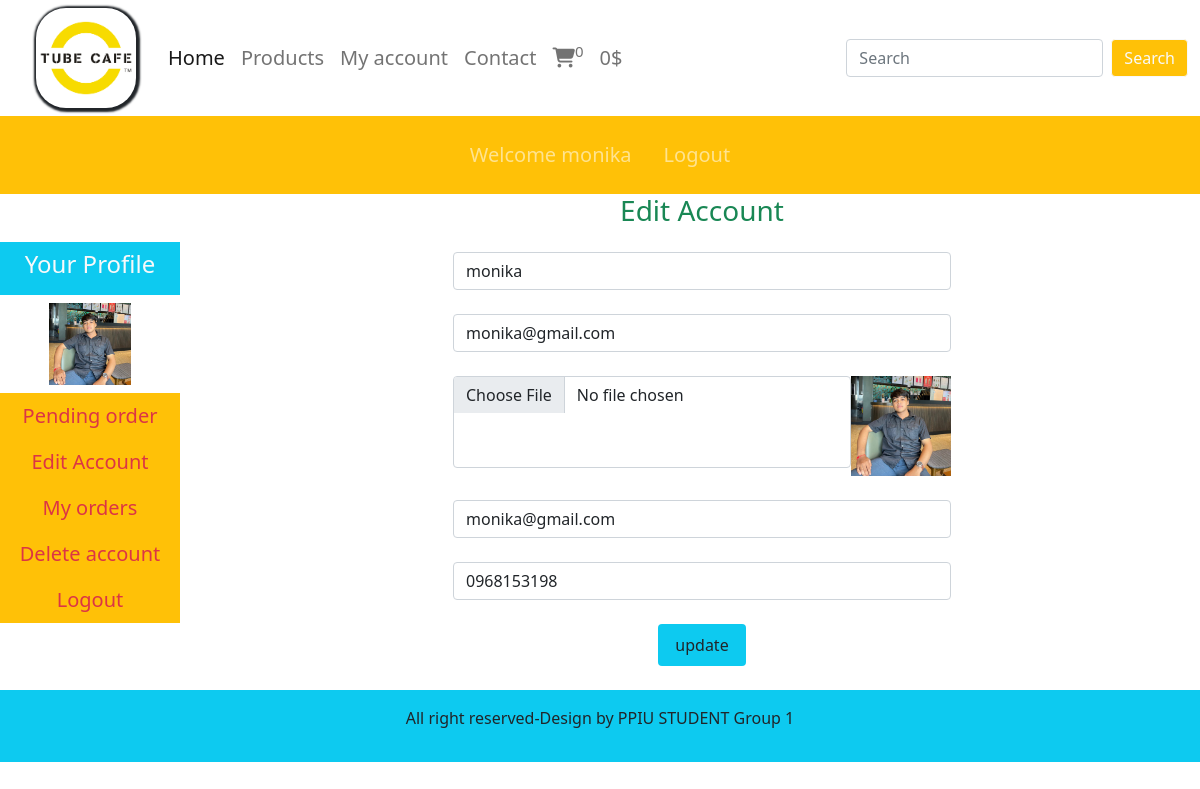
The page /user_area/profile.php?edit_account (signed in) on the database its author committed.
### tables this page shows
CREATE TABLE `user_table` (
  `user_id` int(11) NOT NULL,
  `user_name` varchar(100) NOT NULL,
  `user_email` varchar(100) NOT NULL,
  `user_password` varchar(255) NOT NULL,
  `user_image` varchar(255) NOT NULL,
  `user_ip` varchar(100) NOT NULL,
  `user_address` varchar(100) NOT NULL,
  `user_mobile` varchar(20) NOT NULL
);

### user_area/edit_account.php (the view, shortened to what this page needs)
<?php
   if(isset($_GET['edit_account'])){
    $user_session_name=$_SESSION['user_name'];
    $select_query="select * from `user_table` where user_name='$user_session_name'";
    $result_query=mysqli_query($con,$select_query);
    $row_fetch=mysqli_fetch_assoc($result_query);
    $user_name=$row_fetch['user_name'];
    $user_email=$row_fetch['user_email'];
    $user_address=$row_fetch['user_address'];
    $user_mobile=$row_fetch['user_mobile'];
   }
?>
<!DOCTYPE html>
<html lang="en">
<head>
</head>
<body>
   <h3 class="text-center text-success mb-4">Edit Account</h3>
   <form action="" method="post" enctype="multipart/form-data" class="text-center">
        <div class="form-outline mb-4 ">
            <input type="text" class="form-control w-50 m-auto mb-2" name="user_username" value="<?php echo $user_name ?>">
        </div>
        <div class="form-outline mb-4">
            <input type="email" class="form-control w-50 m-auto mb-2" name="user_email"  value="<?php echo $user_email ?>">
        </div>
        <div class="form-outline mb-4 d-flex  w-50 m-auto">
            <input type="file" class="form-control mb-2" name="user_image">
            <img src="./user_images/<?php echo $image ?>" alt="" width="100px" height="100px">
        </div>
        <div class="form-outline mb-4">
            <input type="text" class="form-control w-50 m-auto mb-2" name="user_address"  value="<?php echo $user_address ?>">
        </div>
        <div class="form-outline mb-4">
            <input type="text" class="form-control w-50 m-auto mb-2" name="user_mobile"  value="<?php echo $user_mobile ?>">
        </div>
        <input type="submit" class="btn bg-info py-2 px-3" value="update" name="user_update">
   </form>
</body>
</html>

### user_area/profile.php (shortened to what this page needs)
<?php
include('../function/common_function.php');
?>
<!DOCTYPE html>
<html lang="en">
<head>
    <link href="https://cdn.jsdelivr.net/npm/bootstrap@5.1.3/dist/css/bootstrap.min.css" rel="stylesheet">
    <link rel="stylesheet" href="https://cdnjs.cloudflare.com/ajax/libs/font-awesome/6.4.2/css/all.min.css" />
</head>
<body>
    <div class="container-fluid p-0">
        <nav class="navbar navbar-expand-lg navbar-light bg-white">
            <div class="container-fluid">
                    <img src="../images/Tube_Cafe.png" alt="" class="logo mx-4">
                <div class="collapse navbar-collapse" id="navbarSupportedContent">
                <ul class="navbar-nav me-auto mb-2 mb-lg-0">
                    <li class="nav-item">
                        <a class="nav-link active" aria-current="page" href="../index.php">Home</a>
                    </li>
                    <li class="nav-item">
                        <a class="nav-link" href="../display_all.php">Products</a>
                    </li>
                    <li class="nav-item">
                        <a class="nav-link" href="profile.php">My account</a>
                    </li>
                    <li class="nav-item">
                        <a class="nav-link" href="#">Contact</a>
                    </li>
                    <li class="nav-item">
                        <a class="nav-link" href="../cart.php"><i class="fa-solid fa-cart-shopping"></i><sup><?php total_items(); ?></sup></a>
                    </li>
                    <li class="nav-item">
                        <a class="nav-link" href="#"> <?php total_price(); ?>$ </a>
                    </li>
                </ul>
                <form class="d-flex" action="../search_product.php" method="get">
                    <input class="form-control me-2" type="search" placeholder="Search" aria-label="Search" name="search_data">
                    <input type="submit" value="Search" name="search_data_product" class="btn btn-outline-light bg-warning">
                </form>
                </div>
            </div>
        </nav>
        <nav class="navbar navbar-expand-lg navbar-dark bg-warning">
            <ul class="navbar-nav m-auto">
                <?php
                    if(!isset($_SESSION['user_name'])){
                        echo "
                        <li class='nav-link'>
                             <a class='nav-link' href='#'>Welcome Guest</a>
                        </li>
                        ";
                    }else{
                        echo "
                        <li class='nav-link'>
                             <a class='nav-link' href='#'>Welcome ".$_SESSION['user_name']."</a>
                        </li>
                        ";
                    }
                ?>
                <?php
                        if(!isset($_SESSION['user_name'])){
                            echo "
                            <li class='nav-link'>
                                <a class='nav-link' href='user_login.php'>Login</a>
                            </li>
                            ";
                        }else{
                            echo "
                            <li class='nav-link'>
                                <a class='nav-link' href='user_logout.php'>Logout</a>
                            </li>
                            ";
                        }
                    ?>
            </ul>
        </nav>
        <div class="row pb-4" >
        <div class="col-md-2 mt-5">
                <ul class="navbar-nav bg-secondary text-center">
                    <li class="nav-item bg-info">
                        <a href="#" class="nav-link text-light"><h4>Your Profile</h4></a>
                    </li>
                    <?php
                        $user_name=$_SESSION['user_name'];
                        $user_img="select * from `user_table` where user_name='$user_name'";
                        $result_img=mysqli_query($con,$user_img);
                        while ($row = mysqli_fetch_array($result_img)) {
                            $image=$row["user_image"];
                            echo "
                            <li class='nav-item bg-white p-2'>
                                <img src='./user_images/$image' width='50%'>
                            </li>
                            ";
                        }
                    ?>
                    <li class="nav-item bg-warning">
                        <a href="profile.php" class="nav-link text-danger">Pending order</a>
                    </li>
                    <li class="nav-item bg-warning">
                        <a href="profile.php?edit_account" class="nav-link text-danger">Edit Account</a>
                    </li>
                    <li class="nav-item bg-warning">
                        <a href="profile.php?my_orders" class="nav-link text-danger">My orders</a>
                    </li>
                    <li class="nav-item bg-warning">
                        <a href="profile.php?delete_account" class="nav-link text-danger">Delete account</a>
                    </li>
                    <li class="nav-item bg-warning">
                        <a href="user_logout.php" class="nav-link text-danger">Logout</a>
                    </li>
                </ul>
        </div>
        <div class="col-md-10">
                <?php
                    if(isset($_GET['edit_account'])){
                        include ('edit_account.php');
                    }
                ?>
        </div>
    </div>
        <?php
        include('../includes/footer.php');
        ?>
    </div>
</body>
</html>

### user_area/profile.php (style rules this page uses)
* { padding: 0; margin: 0; box-sizing: border-box; }
.logo { width: 100px; border-radius: 30%; box-shadow: 1px 1px 2px 3px; }
.nav-link { color: white; font-size: 20px; }

### rows shown on the page
user_table: user_image (picture), user_username "monika", user_email "monika@gmail.com", user_address "monika@gmail.com", user_mobile "0968153198"

### other values the page prints
$count_cart_item "0"
$total "0"
$_SESSION['user_name'] "monika"
